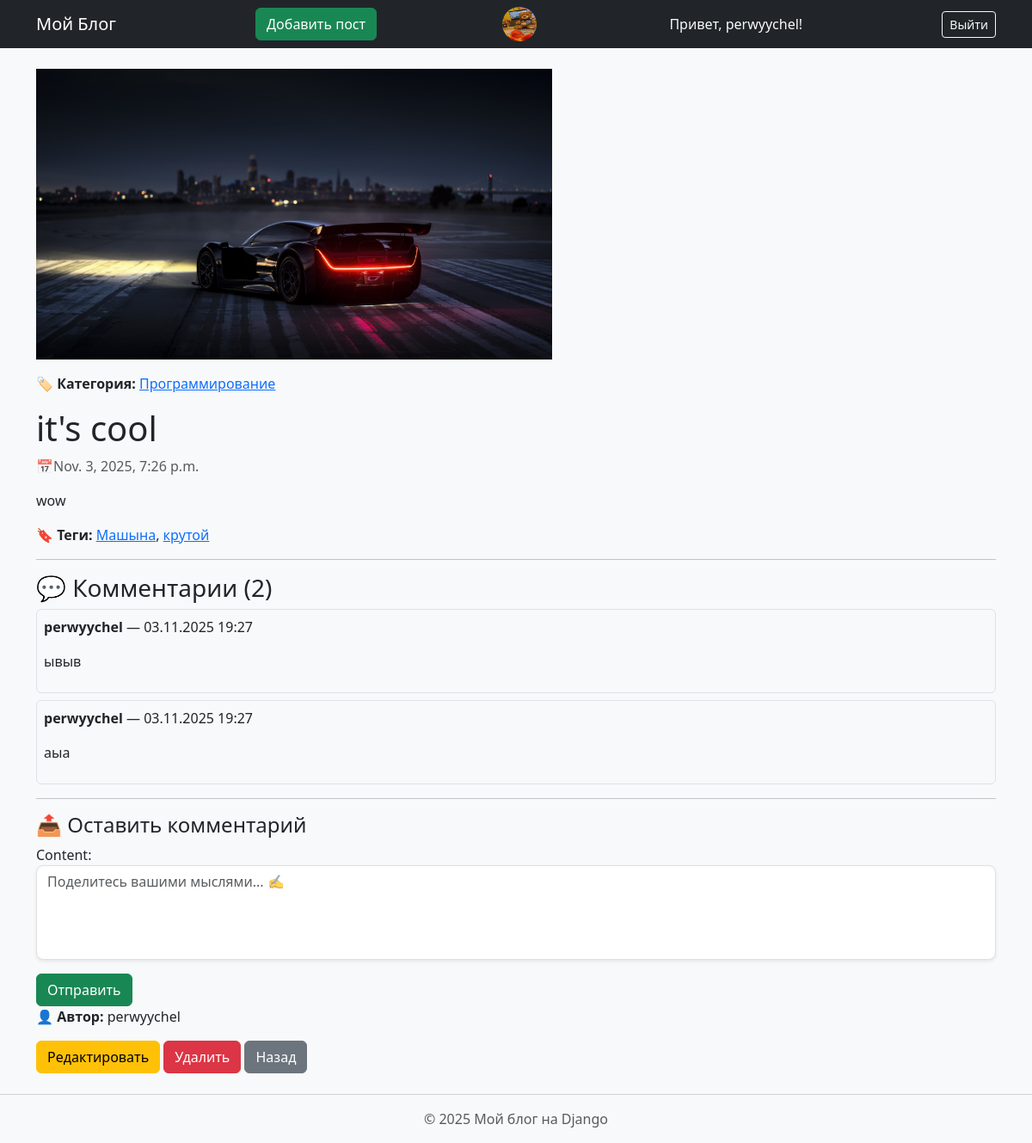
/post/26/ (signed in), run on the app's committed database.
### blog/models.py (models this page shows, shortened)
class Profile(models.Model):
    user = models.OneToOneField(User, on_delete=models.CASCADE)
    avatar = models.ImageField(upload_to='avatars/', blank=True, null=True)
    bio = models.TextField(blank=True)  # 🔹 новое поле

class Post(models.Model):
    title = models.CharField(max_length=200)
    text = models.TextField(max_length=200)
    date = models.DateTimeField(auto_now_add=True)
    author = models.ForeignKey(User, on_delete=models.CASCADE, related_name='posts')
    category = models.ForeignKey(Category, on_delete=models.SET_NULL, null=True, blank=True, related_name='posts')
    tags = models.ManyToManyField('Tag', related_name='posts',blank=True)
    image = models.ImageField(upload_to='post_images/', blank=True, null=True)

class Category(models.Model):
    name = models.CharField(max_length=100, unique=True)
    slug = models.SlugField(max_length=100, unique=True)

class Tag(models.Model):
    name = models.CharField(max_length=30, unique=True)
    slug = models.SlugField(unique=True)

class Comment(models.Model):
    post = models.ForeignKey('Post', on_delete=models.CASCADE, related_name='comments')
    author = models.ForeignKey(User, on_delete=models.CASCADE)
    content = models.TextField()
    created_at = models.DateTimeField(auto_now_add=True)

### blog/views.py (the view)
# urls.py: path('post/<int:post_id>/', views.post_detail, name='post_detail'),
def post_detail(request, post_id):
    post = get_object_or_404(Post, id=post_id)
    comments = post.comments.all().order_by('-created_at')  # 🔹 новые комментарии сверху
    if request.method == 'POST':
        if not request.user.is_authenticated:
            return redirect('login')
        form = CommentForm(request.POST)
        if form.is_valid():
            comment = form.save(commit=False)  # создаем объект, но не сохраняем
            comment.post = post                # 🔹 привязываем к текущему посту
            comment.author = request.user      # 🔹 устанавливаем автора
            comment.save()                     # сохраняем в БД
            return redirect('post_detail', post_id=post.id)  # обновляем страницу
    else:
        form = CommentForm()
    return render(request, 'blog/post_detail.html', {
        'post': post,
        'comments': comments,
        'form': form
    })

### blog/forms.py
class CommentForm(forms.ModelForm):
    class Meta:
        model = Comment
        fields = ['content']
        widgets = {
            'content': forms.Textarea(attrs={
                'rows': 4,
                'placeholder': 'Поделитесь вашими мыслями... ✍️',
                'class': 'form-control rounded-3 shadow-sm',
                'style': 'resize: none; border: 1px solid #e0e0e0;'
            })
        }

### blog/templates/blog/post_detail.html (shortened to what this page needs)
{% extends 'blog/base.html' %}
{% block content %}
{% if post.image %}
    <img src="{{ post.image.url }}" alt="{{ post.title }}" class="img-fluid mb-3" style="max-width: 600px;">
{% endif %}
{% if post.category %}
  <p><strong>🏷️ Категория:</strong>
     <a href="{% url 'category_posts' post.category.slug %}">
        {{ post.category.name }}
     </a>
  </p>
{% endif %}
<h1>{{ post.title }}</h1>
<p class="text-muted">📅{{ post.date }}</p>
<p>{{ post.text }}</p>
<p><strong>🔖 Теги:</strong>
    {% for tag in post.tags.all %}
        <a href="{% url 'posts_by_tag' tag.slug %}">{{ tag.name }}</a>{% if not forloop.last %}, {% endif %}
    {% empty %}
        нет тегов
    {% endfor %}
</p>
<hr>
<h3>💬 Комментарии ({{ comments.count }})</h3>
{% if comments %}
  {% for comment in comments %}
    <div class="border p-2 mb-2 rounded bg-light">
      <p><strong>{{ comment.author.username }}</strong> — {{ comment.created_at|date:"d.m.Y H:i" }}</p>
      <p>{{ comment.content }}</p>
    </div>
  {% endfor %}
{% else %}
  <p>Комментариев пока нет.</p>
{% endif %}
<hr>
{% if user.is_authenticated %}
  <h4>📤 Оставить комментарий</h4>
  <form method="POST">
    {{ form.as_p }}
    <button type="submit" class="btn btn-success">Отправить</button>
  </form>
{% else %}
  <p><a href="{% url 'login' %}">Войдите</a>, чтобы оставить комментарий.</p>
{% endif %}
<p><strong>👤 Автор:</strong> {{ post.author.username }}</p>
{% if user == post.author %}
  <a class="btn btn-warning" href="{% url 'edit_post' post.id %}">Редактировать</a>
  <a class="btn btn-danger" href="{% url 'delete_post' post.id %}">Удалить</a>
  <a class="btn btn-secondary" href="{% url 'home' %}">Назад</a>
{% endif %}
{% endblock %}

### blog/templates/blog/base.html (shortened to what this page needs)
<!DOCTYPE html>
<html lang="ru">
<head>
  <link href="https://cdn.jsdelivr.net/npm/bootstrap@5.3.2/dist/css/bootstrap.min.css" rel="stylesheet">
</head>
<body class="bg-light">
  <nav class="navbar navbar-expand-lg navbar-dark bg-dark mb-4">
    <div class="container">
      <a class="navbar-brand" href="{% url 'home' %}">Мой Блог</a>
      <a class="btn btn-success" href="{% url 'create_post' %}">Добавить пост</a>
      {% if user.is_authenticated %}
        {% if user.profile.avatar %}
          <a href="{% url 'profile' %}">
            <img src="{{ user.profile.avatar.url }}" class="rounded-circle me-2" width="40" height="40" alt="Аватар">
          </a>
        {% else %}
          <a href="{% url 'profile' %}" class="btn btn-outline-light btn-sm me-2">👤</a>
        {% endif %}
        <span class="text-light me-3">Привет, {{ user.username }}!</span>
        <form method="post" action="{% url 'logout' %}" class="d-inline">
          <button type="submit" class="btn btn-outline-light btn-sm">Выйти</button>
        </form>
      {% else %}
        <a href="{% url 'login' %}" class="btn btn-outline-light btn-sm me-2">Войти</a>
        <a href="{% url 'register' %}" class="btn btn-outline-light btn-sm">Регистрация</a>
      {% endif %}
    </div>
  </nav>
  <div class="container">
    {% block content %}{% endblock %}
  </div>
  <footer class="text-center mt-4 mb-3 text-muted">
    <hr>
    <p>© 2025 Мой блог на Django</p>
  </footer>
</body>
</html>

### data on the page
Post: image (picture), category.name "Программирование", title "it's cool", date "Nov. 3, 2025, 7:26 p.m.", text "wow", author.username "perwyychel"
Tag: name "Машына"
Tag: name "крутой"
Comment: author.username "perwyychel", created_at "03.11.2025 19:27", content "ывыв"
Comment: author.username "perwyychel", created_at "03.11.2025 19:27", content "аыа"

### other printed values
{{ user.username }} "perwyychel"
{{ comments.count }} "2"
